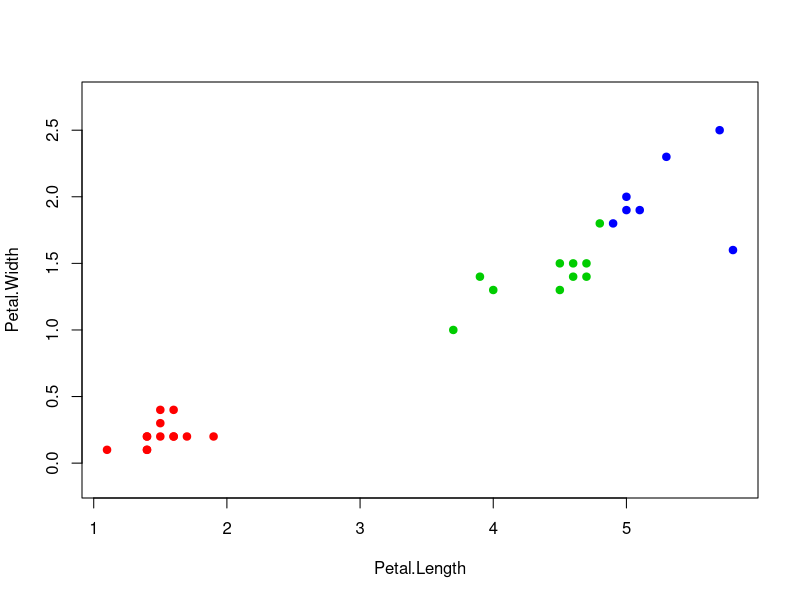
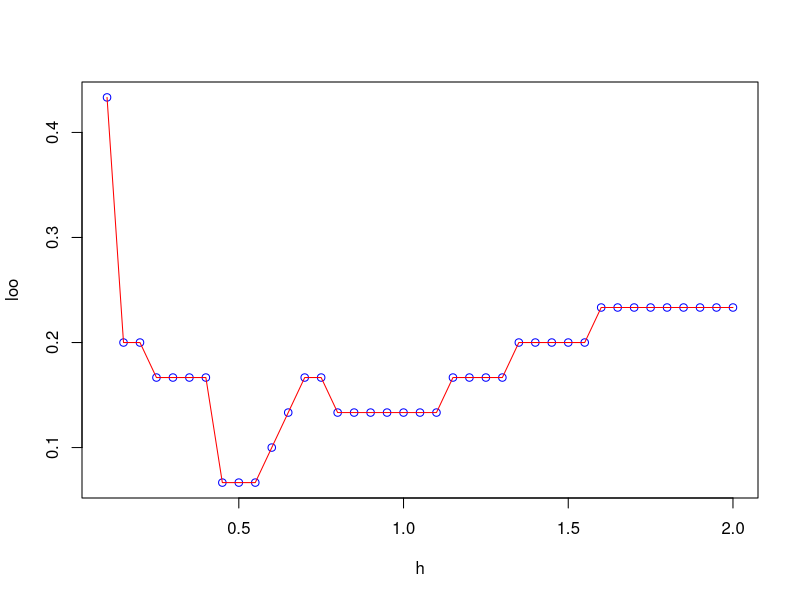
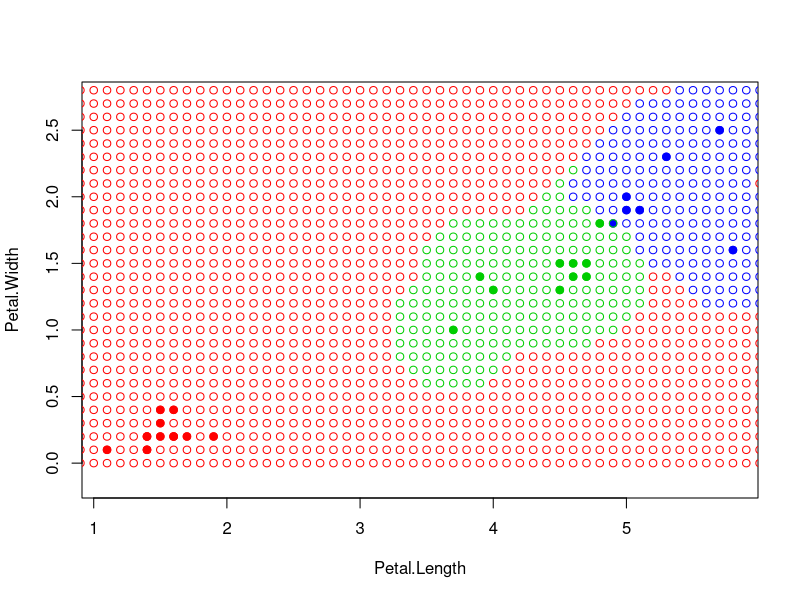

R code for these plots, in order:
euclideanDistance <- function(u, v){
  sqrt(sum((u - v)^2))
}

kernelRecktangle <- function(x, y, metricFunction, h){
  if(metricFunction(x,y) <= h){
    return(1/2)
  } 
  return(0)
}

parsen <- function(xl, z, h, metricFunction=euclideanDistance, kernel=kernelRecktangle){
  l <- dim(xl)[1]
  n <- dim(xl)[2] - 1
  
  d <- c(0.0,0.0,0.0)
  names(d) <- c("setosa", "versicolor", "virginica")
  
  for (i in 1:l){
    curObjClass = xl[i, n+1]
    d[curObjClass] <- d[curObjClass] + kernel(xl[i,1:n], z, metricFunction, h)
  }
  
  return (names(which.max(d)))
}

## создаем уменьшенную выборку
iris30 = iris[sample(c(1:150), 30, replace=FALSE),]

##  Рисуем выборку
colors <- c("setosa" = "red", "versicolor" = "green3",
            "virginica" = "blue")
plot(iris30[, 3:4], pch = 21, bg = colors[iris30$Species], col
     = colors[iris30$Species], asp = 1)


xl <- iris30[, 3:5]


##  Классификация одного заданного объекта
# z <- c(6, 0.5)
# class <- parsen(xl, z, h=1)
# points(z[1], z[2], pch = 22, bg = colors[class], asp = 1)

points_array <- c()

## LOO

mySeq <- seq(0.1,2,by=0.05)

loo_h <- c()

for (h in mySeq){
  count = 0
  for (i in c(1:30)){
    xl = iris30[-i,3:5]
    class <- parsen(xl, iris30[i,3:4], h=h)
    if(iris30[i,5] != class){
      count <- count + 1
    }
  }
  loo_h <- c(loo_h, count/30)
}

opt_h = mySeq[which.min(loo_h)]

print(opt_h)
print(min(loo_h))

plot(mySeq, 
     loo_h, 
     'p', 
     col='blue',
     xlab='h',
     ylab='loo')
lines(mySeq, 
      loo_h, 
      type="l", 
      pch=22, 
      lty=1, 
      col="red")

plot(iris30[, 3:4], pch = 21, bg = colors[iris30$Species], col
     = colors[iris30$Species], asp = 1)

for (xtmp in seq(0, 7, by=0.1)){
  for (ytmp in seq(0, 3, by=0.1)){
    z <- c(xtmp,ytmp)
    class <- parsen(xl, z, h=opt_h)
    points_array <- c(points_array, c(z))
    points(z[1], z[2], pch = 1, col = colors[class])
  }
}

